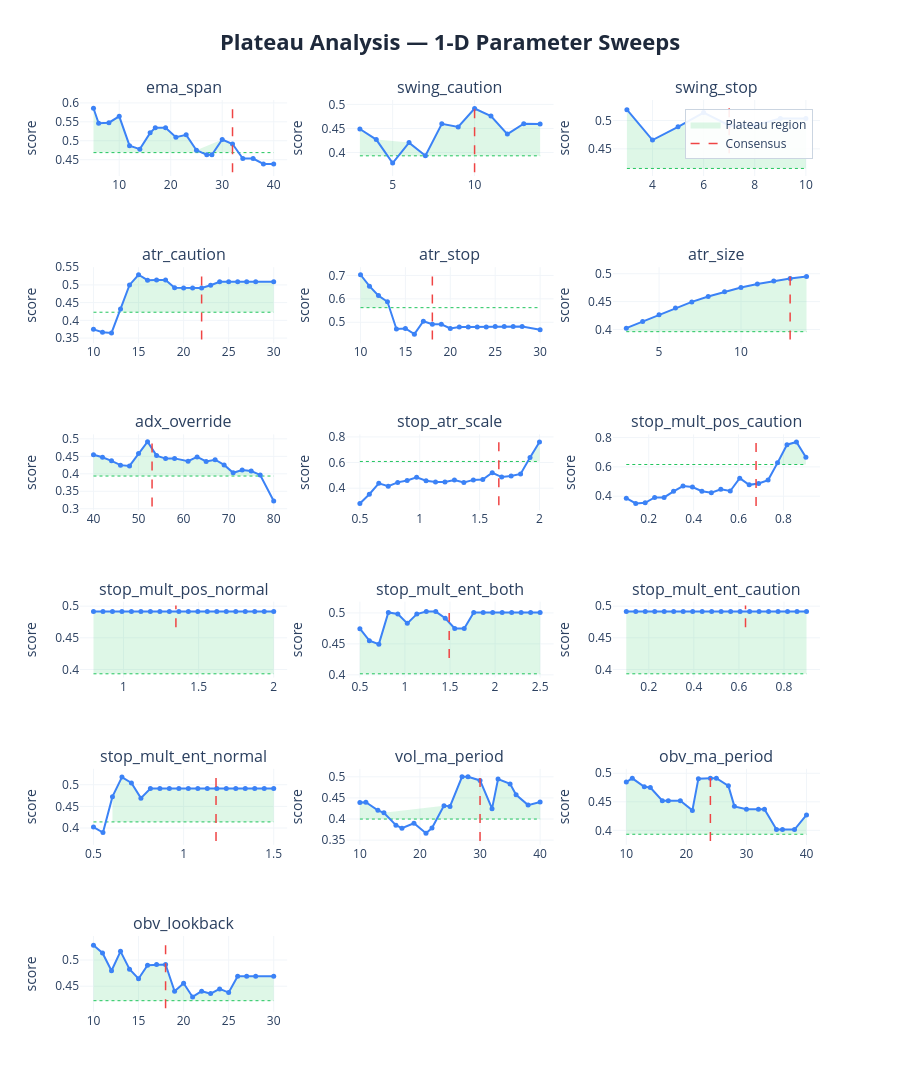

The cell this chart's notebook holds for it:
### Markdown cell above
### 1-D sweep charts:
| Element | Meaning | Good | Bad |
|---------|---------|------|-----|
| **Blue curve** | Composite score at each value of the parameter, with all others held at consensus | Flat-topped curve — performance is insensitive to the exact value | Narrow spike — optimizer latched onto one specific value, everything nearby is worse |
| **Red dashed line** | Where the consensus value sits | On the flat top of the curve | On a steep slope or at the edge of a cliff |
| **Green dashed line** | Cutoff at 80% of peak score — the boundary between plateau and non-plateau | Blue curve stays above this line across most of the range | Blue curve dips below it quickly either side of the peak |
| **Green shading** | Plateau region — all values where the score stays within 20% of the peak | Wide green band spanning most of the range (robust) | Thin sliver or no shading at all (fragile/overfit) |

 If concensus on steep slope: parameter **REGIME SENSITIVE** - do not fix, backtests are disagreeing, want to fix parameters on flat top.

### Code cell
# ── visual sweep curves ───────────────────────────────────────────────────
plot_plateau_analysis(
    sweep_results    = sweep_results,
    consensus_params = results['consensus_params'],
    param_defs       = PARAM_DEFS,
    fixed_params     = FIXED_PARAMS,
    threshold        = 0.20,
    show             = False,
    save_html        = None,
)

### Figure 1 — Plotly figure (JSON) as saved in the notebook; plotly's stock layout.template omitted (floating-point values rounded to 4 significant figures)
{"data": [{"fill": "toself", "fillcolor": "rgba(34, 197, 94, 0.15)", "hoverinfo": "skip", "line": {"color": "rgba(0,0,0,0)"}, "name": "Plateau region", "showlegend": true, "type": "scatter", "x": [5, 6, 8, 10, 12, 14, 16, 17, 19, 21, 23, 25, 30, 32, 32, 30, 25, 23, 21, 19, 17, 16, 14, 12, 10, 8, 6, 5], "xaxis": "x", "y": [0.5859, 0.5462, 0.5478, 0.5645, 0.4871, 0.4779, 0.5209, 0.5342, 0.5342, 0.5093, 0.5157, 0.4749, 0.5034, 0.4914, 0.4687, 0.4687, 0.4687, 0.4687, 0.4687, 0.4687, 0.4687, 0.4687, 0.4687, 0.4687, 0.4687, 0.4687, 0.4687, 0.4687], "yaxis": "y"}, {"hoverinfo": "skip", "line": {"color": "#22c55e", "dash": "dot", "width": 1}, "mode": "lines", "showlegend": false, "type": "scatter", "x": [5, 40], "xaxis": "x", "y": [0.4687, 0.4687], "yaxis": "y"}, {"hovertemplate": "<b>ema_span</b><br>Value: %{x:.4g}<br>Score: %{y:.4f}<br><extra></extra>", "line": {"color": "#3b82f6", "width": 2}, "marker": {"size": 5}, "mode": "lines+markers", "name": "ema_span", "showlegend": false, "type": "scatter", "x": [5, 6, 8, 10, 12, 14, 16, 17, 19, 21, 23, 25, 27, 28, 30, 32, 34, 36, 38, 40], "xaxis": "x", "y": [0.5859, 0.5462, 0.5478, 0.5645, 0.4871, 0.4779, 0.5209, 0.5342, 0.5342, 0.5093, 0.5157, 0.4749, 0.4629, 0.4629, 0.5034, 0.4914, 0.4532, 0.4532, 0.439, 0.439], "yaxis": "y"}, {"hoverinfo": "skip", "line": {"color": "#ef4444", "dash": "dash", "width": 1.5}, "mode": "lines", "name": "Consensus", "showlegend": true, "type": "scatter", "x": [32, 32], "xaxis": "x", "y": [0.417, 0.5976], "yaxis": "y"}, {"fill": "toself", "fillcolor": "rgba(34, 197, 94, 0.15)", "hoverinfo": "skip", "line": {"color": "rgba(0,0,0,0)"}, "name": "Plateau region", "showlegend": false, "type": "scatter", "x": [3, 4, 6, 7, 8, 9, 10, 11, 12, 13, 14, 14, 13, 12, 11, 10, 9, 8, 7, 6, 4, 3], "xaxis": "x2", "y": [0.4489, 0.4269, 0.4205, 0.3934, 0.4597, 0.4533, 0.4914, 0.4758, 0.4382, 0.46, 0.459, 0.3931, 0.3931, 0.3931, 0.3931, 0.3931, 0.3931, 0.3931, 0.3931, 0.3931, 0.3931, 0.3931], "yaxis": "y2"}, {"hoverinfo": "skip", "line": {"color": "#22c55e", "dash": "dot", "width": 1}, "mode": "lines", "showlegend": false, "type": "scatter", "x": [3, 14], "xaxis": "x2", "y": [0.3931, 0.3931], "yaxis": "y2"}, {"hovertemplate": "<b>swing_caution</b><br>Value: %{x:.4g}<br>Score: %{y:.4f}<br><extra></extra>", "line": {"color": "#3b82f6", "width": 2}, "marker": {"size": 5}, "mode": "lines+markers", "name": "swing_caution", "showlegend": false, "type": "scatter", "x": [3, 4, 5, 6, 7, 8, 9, 10, 11, 12, 13, 14], "xaxis": "x2", "y": [0.4489, 0.4269, 0.378, 0.4205, 0.3934, 0.4597, 0.4533, 0.4914, 0.4758, 0.4382, 0.46, 0.459], "yaxis": "y2"}, {"hoverinfo": "skip", "line": {"color": "#ef4444", "dash": "dash", "width": 1.5}, "mode": "lines", "name": "Consensus", "showlegend": false, "type": "scatter", "x": [10, 10], "xaxis": "x2", "y": [0.3591, 0.5012], "yaxis": "y2"}, {"fill": "toself", "fillcolor": "rgba(34, 197, 94, 0.15)", "hoverinfo": "skip", "line": {"color": "rgba(0,0,0,0)"}, "name": "Plateau region", "showlegend": false, "type": "scatter", "x": [3, 4, 5, 6, 7, 8, 9, 10, 10, 9, 8, 7, 6, 5, 4, 3], "xaxis": "x3", "y": [0.5192, 0.4655, 0.489, 0.5141, 0.4914, 0.4914, 0.5039, 0.5039, 0.4154, 0.4154, 0.4154, 0.4154, 0.4154, 0.4154, 0.4154, 0.4154], "yaxis": "y3"}, {"hoverinfo": "skip", "line": {"color": "#22c55e", "dash": "dot", "width": 1}, "mode": "lines", "showlegend": false, "type": "scatter", "x": [3, 10], "xaxis": "x3", "y": [0.4154, 0.4154], "yaxis": "y3"}, {"hovertemplate": "<b>swing_stop</b><br>Value: %{x:.4g}<br>Score: %{y:.4f}<br><extra></extra>", "line": {"color": "#3b82f6", "width": 2}, "marker": {"size": 5}, "mode": "lines+markers", "name": "swing_stop", "showlegend": false, "type": "scatter", "x": [3, 4, 5, 6, 7, 8, 9, 10], "xaxis": "x3", "y": [0.5192, 0.4655, 0.489, 0.5141, 0.4914, 0.4914, 0.5039, 0.5039], "yaxis": "y3"}, {"hoverinfo": "skip", "line": {"color": "#ef4444", "dash": "dash", "width": 1.5}, "mode": "lines", "name": "Consensus", "showlegend": false, "type": "scatter", "x": [7, 7], "xaxis": "x3", "y": [0.4422, 0.5296], "yaxis": "y3"}, {"fill": "toself", "fillcolor": "rgba(34, 197, 94, 0.15)", "hoverinfo": "skip", "line": {"color": "rgba(0,0,0,0)"}, "name": "Plateau region", "showlegend": false, "type": "scatter", "x": [13, 14, 15, 16, 17, 18, 19, 20, 21, 22, 23, 24, 25, 26, 27, 28, 30, 30, 28, 27, 26, 25, 24, 23, 22, 21, 20, 19, 18, 17, 16, 15, 14, 13], "xaxis": "x4", "y": [0.4322, 0.4999, 0.5287, 0.5133, 0.5141, 0.5141, 0.4922, 0.4914, 0.4914, 0.4914, 0.4989, 0.5087, 0.5087, 0.5087, 0.5087, 0.5087, 0.5087, 0.423, 0.423, 0.423, 0.423, 0.423, 0.423, 0.423, 0.423, 0.423, 0.423, 0.423, 0.423, 0.423, 0.423, 0.423, 0.423, 0.423], "yaxis": "y4"}, {"hoverinfo": "skip", "line": {"color": "#22c55e", "dash": "dot", "width": 1}, "mode": "lines", "showlegend": false, "type": "scatter", "x": [10, 30], "xaxis": "x4", "y": [0.423, 0.423], "yaxis": "y4"}, {"hovertemplate": "<b>atr_caution</b><br>Value: %{x:.4g}<br>Score: %{y:.4f}<br><extra></extra>", "line": {"color": "#3b82f6", "width": 2}, "marker": {"size": 5}, "mode": "lines+markers", "name": "atr_caution", "showlegend": false, "type": "scatter", "x": [10, 11, 12, 13, 14, 15, 16, 17, 18, 19, 20, 21, 22, 23, 24, 25, 26, 27, 28, 30], "xaxis": "x4", "y": [0.3746, 0.3663, 0.3645, 0.4322, 0.4999, 0.5287, 0.5133, 0.5141, 0.5141, 0.4922, 0.4914, 0.4914, 0.4914, 0.4989, 0.5087, 0.5087, 0.5087, 0.5087, 0.5087, 0.5087], "yaxis": "y4"}, {"hoverinfo": "skip", "line": {"color": "#ef4444", "dash": "dash", "width": 1.5}, "mode": "lines", "name": "Consensus", "showlegend": false, "type": "scatter", "x": [22, 22], "xaxis": "x4", "y": [0.3463, 0.5393], "yaxis": "y4"}, {"fill": "toself", "fillcolor": "rgba(34, 197, 94, 0.15)", "hoverinfo": "skip", "line": {"color": "rgba(0,0,0,0)"}, "name": "Plateau region", "showlegend": false, "type": "scatter", "x": [10, 11, 12, 13, 13, 12, 11, 10], "xaxis": "x5", "y": [0.7029, 0.6541, 0.6138, 0.5875, 0.5623, 0.5623, 0.5623, 0.5623], "yaxis": "y5"}, {"hoverinfo": "skip", "line": {"color": "#22c55e", "dash": "dot", "width": 1}, "mode": "lines", "showlegend": false, "type": "scatter", "x": [10, 30], "xaxis": "x5", "y": [0.5623, 0.5623], "yaxis": "y5"}, {"hovertemplate": "<b>atr_stop</b><br>Value: %{x:.4g}<br>Score: %{y:.4f}<br><extra></extra>", "line": {"color": "#3b82f6", "width": 2}, "marker": {"size": 5}, "mode": "lines+markers", "name": "atr_stop", "showlegend": false, "type": "scatter", "x": [10, 11, 12, 13, 14, 15, 16, 17, 18, 19, 20, 21, 22, 23, 24, 25, 26, 27, 28, 30], "xaxis": "x5", "y": [0.7029, 0.6541, 0.6138, 0.5875, 0.4715, 0.4738, 0.4493, 0.5042, 0.4914, 0.4914, 0.4738, 0.4798, 0.4798, 0.4798, 0.4798, 0.4819, 0.4819, 0.4819, 0.4815, 0.4679], "yaxis": "y5"}, {"hoverinfo": "skip", "line": {"color": "#ef4444", "dash": "dash", "width": 1.5}, "mode": "lines", "name": "Consensus", "showlegend": false, "type": "scatter", "x": [18, 18], "xaxis": "x5", "y": [0.4268, 0.717], "yaxis": "y5"}, {"fill": "toself", "fillcolor": "rgba(34, 197, 94, 0.15)", "hoverinfo": "skip", "line": {"color": "rgba(0,0,0,0)"}, "name": "Plateau region", "showlegend": false, "type": "scatter", "x": [3, 4, 5, 6, 7, 8, 9, 10, 11, 12, 13, 14, 14, 13, 12, 11, 10, 9, 8, 7, 6, 5, 4, 3], "xaxis": "x6", "y": [0.4023, 0.4142, 0.4266, 0.4385, 0.4495, 0.4593, 0.4679, 0.4753, 0.4817, 0.487, 0.4914, 0.495, 0.396, 0.396, 0.396, 0.396, 0.396, 0.396, 0.396, 0.396, 0.396, 0.396, 0.396, 0.396], "yaxis": "y6"}, {"hoverinfo": "skip", "line": {"color": "#22c55e", "dash": "dot", "width": 1}, "mode": "lines", "showlegend": false, "type": "scatter", "x": [3, 14], "xaxis": "x6", "y": [0.396, 0.396], "yaxis": "y6"}, {"hovertemplate": "<b>atr_size</b><br>Value: %{x:.4g}<br>Score: %{y:.4f}<br><extra></extra>", "line": {"color": "#3b82f6", "width": 2}, "marker": {"size": 5}, "mode": "lines+markers", "name": "atr_size", "showlegend": false, "type": "scatter", "x": [3, 4, 5, 6, 7, 8, 9, 10, 11, 12, 13, 14], "xaxis": "x6", "y": [0.4023, 0.4142, 0.4266, 0.4385, 0.4495, 0.4593, 0.4679, 0.4753, 0.4817, 0.487, 0.4914, 0.495], "yaxis": "y6"}, {"hoverinfo": "skip", "line": {"color": "#ef4444", "dash": "dash", "width": 1.5}, "mode": "lines", "name": "Consensus", "showlegend": false, "type": "scatter", "x": [13, 13], "xaxis": "x6", "y": [0.3822, 0.5049], "yaxis": "y6"}, {"fill": "toself", "fillcolor": "rgba(34, 197, 94, 0.15)", "hoverinfo": "skip", "line": {"color": "rgba(0,0,0,0)"}, "name": "Plateau region", "showlegend": false, "type": "scatter", "x": [40, 42, 44, 46, 48, 50, 52, 54, 56, 58, 61, 63, 65, 67, 69, 71, 73, 75, 77, 77, 75, 73, 71, 69, 67, 65, 63, 61, 58, 56, 54, 52, 50, 48, 46, 44, 42, 40], "xaxis": "x7", "y": [0.4545, 0.4473, 0.4372, 0.4248, 0.4225, 0.4578, 0.492, 0.4521, 0.4435, 0.4441, 0.436, 0.4484, 0.4354, 0.4402, 0.4254, 0.403, 0.4108, 0.408, 0.3968, 0.3936, 0.3936, 0.3936, 0.3936, 0.3936, 0.3936, 0.3936, 0.3936, 0.3936, 0.3936, 0.3936, 0.3936, 0.3936, 0.3936, 0.3936, 0.3936, 0.3936, 0.3936, 0.3936], "yaxis": "y7"}, {"hoverinfo": "skip", "line": {"color": "#22c55e", "dash": "dot", "width": 1}, "mode": "lines", "showlegend": false, "type": "scatter", "x": [40, 80], "xaxis": "x7", "y": [0.3936, 0.3936], "yaxis": "y7"}, {"hovertemplate": "<b>adx_override</b><br>Value: %{x:.4g}<br>Score: %{y:.4f}<br><extra></extra>", "line": {"color": "#3b82f6", "width": 2}, "marker": {"size": 5}, "mode": "lines+markers", "name": "adx_override", "showlegend": false, "type": "scatter", "x": [40, 42, 44, 46, 48, 50, 52, 54, 56, 58, 61, 63, 65, 67, 69, 71, 73, 75, 77, 80], "xaxis": "x7", "y": [0.4545, 0.4473, 0.4372, 0.4248, 0.4225, 0.4578, 0.492, 0.4521, 0.4435, 0.4441, 0.436, 0.4484, 0.4354, 0.4402, 0.4254, 0.403, 0.4108, 0.408, 0.3968, 0.3223], "yaxis": "y7"}, {"hoverinfo": "skip", "line": {"color": "#ef4444", "dash": "dash", "width": 1.5}, "mode": "lines", "name": "Consensus", "showlegend": false, "type": "scatter", "x": [53, 53], "xaxis": "x7", "y": [0.3062, 0.5019], "yaxis": "y7"}, {"fill": "toself", "fillcolor": "rgba(34, 197, 94, 0.15)", "hoverinfo": "skip", "line": {"color": "rgba(0,0,0,0)"}, "name": "Plateau region", "showlegend": false, "type": "scatter", "x": [1.921, 2.0, 2.0, 1.921], "xaxis": "x8", "y": [0.6392, 0.7608, 0.6087, 0.6087], "yaxis": "y8"}, {"hoverinfo": "skip", "line": {"color": "#22c55e", "dash": "dot", "width": 1}, "mode": "lines", "showlegend": false, "type": "scatter", "x": [0.5, 2], "xaxis": "x8", "y": [0.6087, 0.6087], "yaxis": "y8"}, {"hovertemplate": "<b>stop_atr_scale</b><br>Value: %{x:.4g}<br>Score: %{y:.4f}<br><extra></extra>", "line": {"color": "#3b82f6", "width": 2}, "marker": {"size": 5}, "mode": "lines+markers", "name": "stop_atr_scale", "showlegend": false, "type": "scatter", "x": [0.5, 0.5789, 0.6579, 0.7368, 0.8158, 0.8947, 0.9737, 1.053, 1.132, 1.211, 1.289, 1.368, 1.447, 1.526, 1.605, 1.684, 1.763, 1.842, 1.921, 2.0], "xaxis": "x8", "y": [0.2809, 0.3529, 0.438, 0.416, 0.4454, 0.4604, 0.4849, 0.4589, 0.4486, 0.4489, 0.464, 0.4445, 0.4647, 0.4681, 0.5207, 0.4869, 0.4952, 0.5112, 0.6392, 0.7608], "yaxis": "y8"}, {"hoverinfo": "skip", "line": {"color": "#ef4444", "dash": "dash", "width": 1.5}, "mode": "lines", "name": "Consensus", "showlegend": false, "type": "scatter", "x": [1.66, 1.66], "xaxis": "x8", "y": [0.2669, 0.776], "yaxis": "y8"}, {"fill": "toself", "fillcolor": "rgba(34, 197, 94, 0.15)", "hoverinfo": "skip", "line": {"color": "rgba(0,0,0,0)"}, "name": "Plateau region", "showlegend": false, "type": "scatter", "x": [0.7737, 0.8158, 0.8579, 0.9, 0.9, 0.8579, 0.8158, 0.7737], "xaxis": "x9", "y": [0.6274, 0.7516, 0.7702, 0.6661, 0.6161, 0.6161, 0.6161, 0.6161], "yaxis": "y9"}, {"hoverinfo": "skip", "line": {"color": "#22c55e", "dash": "dot", "width": 1}, "mode": "lines", "showlegend": false, "type": "scatter", "x": [0.1, 0.9], "xaxis": "x9", "y": [0.6161, 0.6161], "yaxis": "y9"}, {"hovertemplate": "<b>stop_mult_pos_caution</b><br>Value: %{x:.4g}<br>Score: %{y:.4f}<br><extra></extra>", "line": {"color": "#3b82f6", "width": 2}, "marker": {"size": 5}, "mode": "lines+markers", "name": "stop_mult_pos_caution", "showlegend": false, "type": "scatter", "x": [0.1, 0.1421, 0.1842, 0.2263, 0.2684, 0.3105, 0.3526, 0.3947, 0.4368, 0.4789, 0.5211, 0.5632, 0.6053, 0.6474, 0.6895, 0.7316, 0.7737, 0.8158, 0.8579, 0.9], "xaxis": "x9", "y": [0.386, 0.3502, 0.355, 0.3913, 0.3913, 0.4334, 0.4692, 0.4627, 0.4341, 0.4234, 0.4475, 0.4355, 0.5227, 0.4773, 0.4869, 0.5097, 0.6274, 0.7516, 0.7702, 0.6661], "yaxis": "y9"}, {"hoverinfo": "skip", "line": {"color": "#ef4444", "dash": "dash", "width": 1.5}, "mode": "lines", "name": "Consensus", "showlegend": false, "type": "scatter", "x": [0.6781, 0.6781], "xaxis": "x9", "y": [0.3327, 0.7856], "yaxis": "y9"}, {"fill": "toself", "fillcolor": "rgba(34, 197, 94, 0.15)", "hoverinfo": "skip", "line": {"color": "rgba(0,0,0,0)"}, "name": "Plateau region", "showlegend": false, "type": "scatter", "x": [0.8, 0.8632, 0.9263, 0.9895, 1.053, 1.116, 1.179, 1.242, 1.305, 1.368, 1.432, 1.495, 1.558, 1.621, 1.684, 1.747, 1.811, 1.874, 1.937, 2.0, 2.0, 1.937, 1.874, 1.811, 1.747, 1.684, 1.621, 1.558, 1.495, 1.432, 1.368, 1.305, 1.242, 1.179, 1.116, 1.053, 0.9895, 0.9263, 0.8632, 0.8], "xaxis": "x10", "y": [0.4914, 0.4914, 0.4914, 0.4914, 0.4914, 0.4914, 0.4914, 0.4914, 0.4914, 0.4914, 0.4914, 0.4914, 0.4914, 0.4914, 0.4914, 0.4914, 0.4914, 0.4914, 0.4914, 0.4914, 0.3931, 0.3931, 0.3931, 0.3931, 0.3931, 0.3931, 0.3931, 0.3931, 0.3931, 0.3931, 0.3931, 0.3931, 0.3931, 0.3931, 0.3931, 0.3931, 0.3931, 0.3931, 0.3931, 0.3931], "yaxis": "y10"}, {"hoverinfo": "skip", "line": {"color": "#22c55e", "dash": "dot", "width": 1}, "mode": "lines", "showlegend": false, "type": "scatter", "x": [0.8, 2], "xaxis": "x10", "y": [0.3931, 0.3931], "yaxis": "y10"}, {"hovertemplate": "<b>stop_mult_pos_normal</b><br>Value: %{x:.4g}<br>Score: %{y:.4f}<br><extra></extra>", "line": {"color": "#3b82f6", "width": 2}, "marker": {"size": 5}, "mode": "lines+markers", "name": "stop_mult_pos_normal", "showlegend": false, "type": "scatter", "x": [0.8, 0.8632, 0.9263, 0.9895, 1.053, 1.116, 1.179, 1.242, 1.305, 1.368, 1.432, 1.495, 1.558, 1.621, 1.684, 1.747, 1.811, 1.874, 1.937, 2.0], "xaxis": "x10", "y": [0.4914, 0.4914, 0.4914, 0.4914, 0.4914, 0.4914, 0.4914, 0.4914, 0.4914, 0.4914, 0.4914, 0.4914, 0.4914, 0.4914, 0.4914, 0.4914, 0.4914, 0.4914, 0.4914, 0.4914], "yaxis": "y10"}, {"hoverinfo": "skip", "line": {"color": "#ef4444", "dash": "dash", "width": 1.5}, "mode": "lines", "name": "Consensus", "showlegend": false, "type": "scatter", "x": [1.349, 1.349], "xaxis": "x10", "y": [0.4668, 0.5012], "yaxis": "y10"}, {"fill": "toself", "fillcolor": "rgba(34, 197, 94, 0.15)", "hoverinfo": "skip", "line": {"color": "rgba(0,0,0,0)"}, "name": "Plateau region", "showlegend": false, "type": "scatter", "x": [0.5, 0.6053, 0.7105, 0.8158, 0.9211, 1.026, 1.132, 1.237, 1.342, 1.447, 1.553, 1.658, 1.763, 1.868, 1.974, 2.079, 2.184, 2.289, 2.395, 2.5, 2.5, 2.395, 2.289, 2.184, 2.079, 1.974, 1.868, 1.763, 1.658, 1.553, 1.447, 1.342, 1.237, 1.132, 1.026, 0.9211, 0.8158, 0.7105, 0.6053, 0.5], "xaxis": "x11", "y": [0.4745, 0.4553, 0.4496, 0.5007, 0.4983, 0.4831, 0.4981, 0.5021, 0.5021, 0.4914, 0.4749, 0.4749, 0.5007, 0.5007, 0.5007, 0.5007, 0.5007, 0.5007, 0.5007, 0.5007, 0.4017, 0.4017, 0.4017, 0.4017, 0.4017, 0.4017, 0.4017, 0.4017, 0.4017, 0.4017, 0.4017, 0.4017, 0.4017, 0.4017, 0.4017, 0.4017, 0.4017, 0.4017, 0.4017, 0.4017], "yaxis": "y11"}, {"hoverinfo": "skip", "line": {"color": "#22c55e", "dash": "dot", "width": 1}, "mode": "lines", "showlegend": false, "type": "scatter", "x": [0.5, 2.5], "xaxis": "x11", "y": [0.4017, 0.4017], "yaxis": "y11"}, {"hovertemplate": "<b>stop_mult_ent_both</b><br>Value: %{x:.4g}<br>Score: %{y:.4f}<br><extra></extra>", "line": {"color": "#3b82f6", "width": 2}, "marker": {"size": 5}, "mode": "lines+markers", "name": "stop_mult_ent_both", "showlegend": false, "type": "scatter", "x": [0.5, 0.6053, 0.7105, 0.8158, 0.9211, 1.026, 1.132, 1.237, 1.342, 1.447, 1.553, 1.658, 1.763, 1.868, 1.974, 2.079, 2.184, 2.289, 2.395, 2.5], "xaxis": "x11", "y": [0.4745, 0.4553, 0.4496, 0.5007, 0.4983, 0.4831, 0.4981, 0.5021, 0.5021, 0.4914, 0.4749, 0.4749, 0.5007, 0.5007, 0.5007, 0.5007, 0.5007, 0.5007, 0.5007, 0.5007], "yaxis": "y11"}, {"hoverinfo": "skip", "line": {"color": "#ef4444", "dash": "dash", "width": 1.5}, "mode": "lines", "name": "Consensus", "showlegend": false, "type": "scatter", "x": [1.491, 1.491], "xaxis": "x11", "y": [0.4271, 0.5122], "yaxis": "y11"}, {"fill": "toself", "fillcolor": "rgba(34, 197, 94, 0.15)", "hoverinfo": "skip", "line": {"color": "rgba(0,0,0,0)"}, "name": "Plateau region", "showlegend": false, "type": "scatter", "x": [0.1, 0.1421, 0.1842, 0.2263, 0.2684, 0.3105, 0.3526, 0.3947, 0.4368, 0.4789, 0.5211, 0.5632, 0.6053, 0.6474, 0.6895, 0.7316, 0.7737, 0.8158, 0.8579, 0.9, 0.9, 0.8579, 0.8158, 0.7737, 0.7316, 0.6895, 0.6474, 0.6053, 0.5632, 0.5211, 0.4789, 0.4368, 0.3947, 0.3526, 0.3105, 0.2684, 0.2263, 0.1842, 0.1421, 0.1], "xaxis": "x12", "y": [0.4914, 0.4914, 0.4914, 0.4914, 0.4914, 0.4914, 0.4914, 0.4914, 0.4914, 0.4914, 0.4914, 0.4914, 0.4914, 0.4914, 0.4914, 0.4914, 0.4914, 0.4914, 0.4914, 0.4914, 0.3931, 0.3931, 0.3931, 0.3931, 0.3931, 0.3931, 0.3931, 0.3931, 0.3931, 0.3931, 0.3931, 0.3931, 0.3931, 0.3931, 0.3931, 0.3931, 0.3931, 0.3931, 0.3931, 0.3931], "yaxis": "y12"}, {"hoverinfo": "skip", "line": {"color": "#22c55e", "dash": "dot", "width": 1}, "mode": "lines", "showlegend": false, "type": "scatter", "x": [0.1, 0.9], "xaxis": "x12", "y": [0.3931, 0.3931], "yaxis": "y12"}, {"hovertemplate": "<b>stop_mult_ent_caution</b><br>Value: %{x:.4g}<br>Score: %{y:.4f}<br><extra></extra>", "line": {"color": "#3b82f6", "width": 2}, "marker": {"size": 5}, "mode": "lines+markers", "name": "stop_mult_ent_caution", "showlegend": false, "type": "scatter", "x": [0.1, 0.1421, 0.1842, 0.2263, 0.2684, 0.3105, 0.3526, 0.3947, 0.4368, 0.4789, 0.5211, 0.5632, 0.6053, 0.6474, 0.6895, 0.7316, 0.7737, 0.8158, 0.8579, 0.9], "xaxis": "x12", "y": [0.4914, 0.4914, 0.4914, 0.4914, 0.4914, 0.4914, 0.4914, 0.4914, 0.4914, 0.4914, 0.4914, 0.4914, 0.4914, 0.4914, 0.4914, 0.4914, 0.4914, 0.4914, 0.4914, 0.4914], "yaxis": "y12"}, {"hoverinfo": "skip", "line": {"color": "#ef4444", "dash": "dash", "width": 1.5}, "mode": "lines", "name": "Consensus", "showlegend": false, "type": "scatter", "x": [0.6292, 0.6292], "xaxis": "x12", "y": [0.4668, 0.5012], "yaxis": "y12"}, {"fill": "toself", "fillcolor": "rgba(34, 197, 94, 0.15)", "hoverinfo": "skip", "line": {"color": "rgba(0,0,0,0)"}, "name": "Plateau region", "showlegend": false, "type": "scatter", "x": [0.6053, 0.6579, 0.7105, 0.7632, 0.8158, 0.8684, 0.9211, 0.9737, 1.026, 1.079, 1.132, 1.184, 1.237, 1.289, 1.342, 1.395, 1.447, 1.5, 1.5, 1.447, 1.395, 1.342, 1.289, 1.237, 1.184, 1.132, 1.079, 1.026, 0.9737, 0.9211, 0.8684, 0.8158, 0.7632, 0.7105, 0.6579, 0.6053], "xaxis": "x13", "y": [0.4724, 0.5177, 0.504, 0.4691, 0.4914, 0.4914, 0.4914, 0.4914, 0.4914, 0.4914, 0.4914, 0.4914, 0.4914, 0.4914, 0.4914, 0.4914, 0.4914, 0.4914, 0.4141, 0.4141, 0.4141, 0.4141, 0.4141, 0.4141, 0.4141, 0.4141, 0.4141, 0.4141, 0.4141, 0.4141, 0.4141, 0.4141, 0.4141, 0.4141, 0.4141, 0.4141], "yaxis": "y13"}, {"hoverinfo": "skip", "line": {"color": "#22c55e", "dash": "dot", "width": 1}, "mode": "lines", "showlegend": false, "type": "scatter", "x": [0.5, 1.5], "xaxis": "x13", "y": [0.4141, 0.4141], "yaxis": "y13"}, {"hovertemplate": "<b>stop_mult_ent_normal</b><br>Value: %{x:.4g}<br>Score: %{y:.4f}<br><extra></extra>", "line": {"color": "#3b82f6", "width": 2}, "marker": {"size": 5}, "mode": "lines+markers", "name": "stop_mult_ent_normal", "showlegend": false, "type": "scatter", "x": [0.5, 0.5526, 0.6053, 0.6579, 0.7105, 0.7632, 0.8158, 0.8684, 0.9211, 0.9737, 1.026, 1.079, 1.132, 1.184, 1.237, 1.289, 1.342, 1.395, 1.447, 1.5], "xaxis": "x13", "y": [0.4022, 0.3895, 0.4724, 0.5177, 0.504, 0.4691, 0.4914, 0.4914, 0.4914, 0.4914, 0.4914, 0.4914, 0.4914, 0.4914, 0.4914, 0.4914, 0.4914, 0.4914, 0.4914, 0.4914], "yaxis": "y13"}, {"hoverinfo": "skip", "line": {"color": "#ef4444", "dash": "dash", "width": 1.5}, "mode": "lines", "name": "Consensus", "showlegend": false, "type": "scatter", "x": [1.18, 1.18], "xaxis": "x13", "y": [0.3701, 0.528], "yaxis": "y13"}, {"fill": "toself", "fillcolor": "rgba(34, 197, 94, 0.15)", "hoverinfo": "skip", "line": {"color": "rgba(0,0,0,0)"}, "name": "Plateau region", "showlegend": false, "type": "scatter", "x": [10, 11, 13, 14, 24, 25, 27, 28, 30, 32, 33, 35, 36, 38, 40, 40, 38, 36, 35, 33, 32, 30, 28, 27, 25, 24, 14, 13, 11, 10], "xaxis": "x14", "y": [0.4391, 0.4397, 0.4206, 0.4149, 0.4317, 0.4298, 0.5, 0.5, 0.4914, 0.4246, 0.4946, 0.4832, 0.4574, 0.433, 0.4402, 0.4, 0.4, 0.4, 0.4, 0.4, 0.4, 0.4, 0.4, 0.4, 0.4, 0.4, 0.4, 0.4, 0.4, 0.4], "yaxis": "y14"}, {"hoverinfo": "skip", "line": {"color": "#22c55e", "dash": "dot", "width": 1}, "mode": "lines", "showlegend": false, "type": "scatter", "x": [10, 40], "xaxis": "x14", "y": [0.4, 0.4], "yaxis": "y14"}, {"hovertemplate": "<b>vol_ma_period</b><br>Value: %{x:.4g}<br>Score: %{y:.4f}<br><extra></extra>", "line": {"color": "#3b82f6", "width": 2}, "marker": {"size": 5}, "mode": "lines+markers", "name": "vol_ma_period", "showlegend": false, "type": "scatter", "x": [10, 11, 13, 14, 16, 17, 19, 21, 22, 24, 25, 27, 28, 30, 32, 33, 35, 36, 38, 40], "xaxis": "x14", "y": [0.4391, 0.4397, 0.4206, 0.4149, 0.3854, 0.3784, 0.3901, 0.3663, 0.3785, 0.4317, 0.4298, 0.5, 0.5, 0.4914, 0.4246, 0.4946, 0.4832, 0.4574, 0.433, 0.4402], "yaxis": "y14"}, {"hoverinfo": "skip", "line": {"color": "#ef4444", "dash": "dash", "width": 1.5}, "mode": "lines", "name": "Consensus", "showlegend": false, "type": "scatter", "x": [30, 30], "xaxis": "x14", "y": [0.348, 0.5099], "yaxis": "y14"}, {"fill": "toself", "fillcolor": "rgba(34, 197, 94, 0.15)", "hoverinfo": "skip", "line": {"color": "rgba(0,0,0,0)"}, "name": "Plateau region", "showlegend": false, "type": "scatter", "x": [10, 11, 13, 14, 16, 17, 19, 21, 22, 24, 25, 27, 28, 30, 32, 33, 35, 36, 38, 40, 40, 38, 36, 35, 33, 32, 30, 28, 27, 25, 24, 22, 21, 19, 17, 16, 14, 13, 11, 10], "xaxis": "x15", "y": [0.4848, 0.4912, 0.4764, 0.475, 0.4518, 0.4518, 0.4518, 0.4349, 0.4906, 0.4914, 0.4914, 0.478, 0.442, 0.437, 0.437, 0.437, 0.4013, 0.4013, 0.4013, 0.4269, 0.3931, 0.3931, 0.3931, 0.3931, 0.3931, 0.3931, 0.3931, 0.3931, 0.3931, 0.3931, 0.3931, 0.3931, 0.3931, 0.3931, 0.3931, 0.3931, 0.3931, 0.3931, 0.3931, 0.3931], "yaxis": "y15"}, {"hoverinfo": "skip", "line": {"color": "#22c55e", "dash": "dot", "width": 1}, "mode": "lines", "showlegend": false, "type": "scatter", "x": [10, 40], "xaxis": "x15", "y": [0.3931, 0.3931], "yaxis": "y15"}, {"hovertemplate": "<b>obv_ma_period</b><br>Value: %{x:.4g}<br>Score: %{y:.4f}<br><extra></extra>", "line": {"color": "#3b82f6", "width": 2}, "marker": {"size": 5}, "mode": "lines+markers", "name": "obv_ma_period", "showlegend": false, "type": "scatter", "x": [10, 11, 13, 14, 16, 17, 19, 21, 22, 24, 25, 27, 28, 30, 32, 33, 35, 36, 38, 40], "xaxis": "x15", "y": [0.4848, 0.4912, 0.4764, 0.475, 0.4518, 0.4518, 0.4518, 0.4349, 0.4906, 0.4914, 0.4914, 0.478, 0.442, 0.437, 0.437, 0.437, 0.4013, 0.4013, 0.4013, 0.4269], "yaxis": "y15"}, {"hoverinfo": "skip", "line": {"color": "#ef4444", "dash": "dash", "width": 1.5}, "mode": "lines", "name": "Consensus", "showlegend": false, "type": "scatter", "x": [24, 24], "xaxis": "x15", "y": [0.3813, 0.5012], "yaxis": "y15"}, {"fill": "toself", "fillcolor": "rgba(34, 197, 94, 0.15)", "hoverinfo": "skip", "line": {"color": "rgba(0,0,0,0)"}, "name": "Plateau region", "showlegend": false, "type": "scatter", "x": [10, 11, 12, 13, 14, 15, 16, 17, 18, 19, 20, 21, 22, 23, 24, 25, 26, 27, 28, 30, 30, 28, 27, 26, 25, 24, 23, 22, 21, 20, 19, 18, 17, 16, 15, 14, 13, 12, 11, 10], "xaxis": "x16", "y": [0.528, 0.5134, 0.4796, 0.5165, 0.4825, 0.4644, 0.4901, 0.4914, 0.4914, 0.4403, 0.4556, 0.4295, 0.4405, 0.4359, 0.4449, 0.4378, 0.4691, 0.4691, 0.4691, 0.4691, 0.4224, 0.4224, 0.4224, 0.4224, 0.4224, 0.4224, 0.4224, 0.4224, 0.4224, 0.4224, 0.4224, 0.4224, 0.4224, 0.4224, 0.4224, 0.4224, 0.4224, 0.4224, 0.4224, 0.4224], "yaxis": "y16"}, {"hoverinfo": "skip", "line": {"color": "#22c55e", "dash": "dot", "width": 1}, "mode": "lines", "showlegend": false, "type": "scatter", "x": [10, 30], "xaxis": "x16", "y": [0.4224, 0.4224], "yaxis": "y16"}, {"hovertemplate": "<b>obv_lookback</b><br>Value: %{x:.4g}<br>Score: %{y:.4f}<br><extra></extra>", "line": {"color": "#3b82f6", "width": 2}, "marker": {"size": 5}, "mode": "lines+markers", "name": "obv_lookback", "showlegend": false, "type": "scatter", "x": [10, 11, 12, 13, 14, 15, 16, 17, 18, 19, 20, 21, 22, 23, 24, 25, 26, 27, 28, 30], "xaxis": "x16", "y": [0.528, 0.5134, 0.4796, 0.5165, 0.4825, 0.4644, 0.4901, 0.4914, 0.4914, 0.4403, 0.4556, 0.4295, 0.4405, 0.4359, 0.4449, 0.4378, 0.4691, 0.4691, 0.4691, 0.4691], "yaxis": "y16"}, {"hoverinfo": "skip", "line": {"color": "#ef4444", "dash": "dash", "width": 1.5}, "mode": "lines", "name": "Consensus", "showlegend": false, "type": "scatter", "x": [18, 18], "xaxis": "x16", "y": [0.4081, 0.5386], "yaxis": "y16"}], "layout": {"annotations": [{"font": {"size": 16}, "showarrow": false, "text": "ema_span", "x": 0.14, "xanchor": "center", "xref": "paper", "y": 1, "yanchor": "bottom", "yref": "paper"}, {"font": {"size": 16}, "showarrow": false, "text": "swing_caution", "x": 0.5, "xanchor": "center", "xref": "paper", "y": 1, "yanchor": "bottom", "yref": "paper"}, {"font": {"size": 16}, "showarrow": false, "text": "swing_stop", "x": 0.86, "xanchor": "center", "xref": "paper", "y": 1, "yanchor": "bottom", "yref": "paper"}, {"font": {"size": 16}, "showarrow": false, "text": "atr_caution", "x": 0.14, "xanchor": "center", "xref": "paper", "y": 0.8167, "yanchor": "bottom", "yref": "paper"}, {"font": {"size": 16}, "showarrow": false, "text": "atr_stop", "x": 0.5, "xanchor": "center", "xref": "paper", "y": 0.8167, "yanchor": "bottom", "yref": "paper"}, {"font": {"size": 16}, "showarrow": false, "text": "atr_size", "x": 0.86, "xanchor": "center", "xref": "paper", "y": 0.8167, "yanchor": "bottom", "yref": "paper"}, {"font": {"size": 16}, "showarrow": false, "text": "adx_override", "x": 0.14, "xanchor": "center", "xref": "paper", "y": 0.6333, "yanchor": "bottom", "yref": "paper"}, {"font": {"size": 16}, "showarrow": false, "text": "stop_atr_scale", "x": 0.5, "xanchor": "center", "xref": "paper", "y": 0.6333, "yanchor": "bottom", "yref": "paper"}, {"font": {"size": 16}, "showarrow": false, "text": "stop_mult_pos_caution", "x": 0.86, "xanchor": "center", "xref": "paper", "y": 0.6333, "yanchor": "bottom", "yref": "paper"}, {"font": {"size": 16}, "showarrow": false, "text": "stop_mult_pos_normal", "x": 0.14, "xanchor": "center", "xref": "paper", "y": 0.45, "yanchor": "bottom", "yref": "paper"}, {"font": {"size": 16}, "showarrow": false, "text": "stop_mult_ent_both", "x": 0.5, "xanchor": "center", "xref": "paper", "y": 0.45, "yanchor": "bottom", "yref": "paper"}, {"font": {"size": 16}, "showarrow": false, "text": "stop_mult_ent_caution", "x": 0.86, "xanchor": "center", "xref": "paper", "y": 0.45, "yanchor": "bottom", "yref": "paper"}, {"font": {"size": 16}, "showarrow": false, "text": "stop_mult_ent_normal", "x": 0.14, "xanchor": "center", "xref": "paper", "y": 0.2667, "yanchor": "bottom", "yref": "paper"}, {"font": {"size": 16}, "showarrow": false, "text": "vol_ma_period", "x": 0.5, "xanchor": "center", "xref": "paper", "y": 0.2667, "yanchor": "bottom", "yref": "paper"}, {"font": {"size": 16}, "showarrow": false, "text": "obv_ma_period", "x": 0.86, "xanchor": "center", "xref": "paper", "y": 0.2667, "yanchor": "bottom", "yref": "paper"}, {"font": {"size": 16}, "showarrow": false, "text": "obv_lookback", "x": 0.14, "xanchor": "center", "xref": "paper", "y": 0.08333, "yanchor": "bottom", "yref": "paper"}], "height": 1800, "legend": {"bgcolor": "rgba(255, 255, 255, 0.9)", "bordercolor": "#cbd5e1", "borderwidth": 1, "x": 0.99, "xanchor": "right", "y": 0.99, "yanchor": "top"}, "title": {"font": {"color": "#1E293B", "size": 22}, "text": "<b>Plateau Analysis — 1-D Parameter Sweeps</b>", "x": 0.5, "xanchor": "center"}, "xaxis": {"anchor": "y", "domain": [0, 0.28], "gridcolor": "#f1f5f9", "gridwidth": 1, "showgrid": true}, "xaxis10": {"anchor": "y10", "domain": [0, 0.28], "gridcolor": "#f1f5f9", "gridwidth": 1, "showgrid": true}, "xaxis11": {"anchor": "y11", "domain": [0.36, 0.64], "gridcolor": "#f1f5f9", "gridwidth": 1, "showgrid": true}, "xaxis12": {"anchor": "y12", "domain": [0.72, 1], "gridcolor": "#f1f5f9", "gridwidth": 1, "showgrid": true}, "xaxis13": {"anchor": "y13", "domain": [0, 0.28], "gridcolor": "#f1f5f9", "gridwidth": 1, "showgrid": true}, "xaxis14": {"anchor": "y14", "domain": [0.36, 0.64], "gridcolor": "#f1f5f9", "gridwidth": 1, "showgrid": true}, "xaxis15": {"anchor": "y15", "domain": [0.72, 1], "gridcolor": "#f1f5f9", "gridwidth": 1, "showgrid": true}, "xaxis16": {"anchor": "y16", "domain": [0, 0.28], "gridcolor": "#f1f5f9", "gridwidth": 1, "showgrid": true}, "xaxis17": {"anchor": "y17", "domain": [0.36, 0.64], "gridcolor": "#f1f5f9", "gridwidth": 1, "showgrid": true}, "xaxis18": {"anchor": "y18", "domain": [0.72, 1], "gridcolor": "#f1f5f9", "gridwidth": 1, "showgrid": true}, "xaxis2": {"anchor": "y2", "domain": [0.36, 0.64], "gridcolor": "#f1f5f9", "gridwidth": 1, "showgrid": true}, "xaxis3": {"anchor": "y3", "domain": [0.72, 1], "gridcolor": "#f1f5f9", "gridwidth": 1, "showgrid": true}, "xaxis4": {"anchor": "y4", "domain": [0, 0.28], "gridcolor": "#f1f5f9", "gridwidth": 1, "showgrid": true}, "xaxis5": {"anchor": "y5", "domain": [0.36, 0.64], "gridcolor": "#f1f5f9", "gridwidth": 1, "showgrid": true}, "xaxis6": {"anchor": "y6", "domain": [0.72, 1], "gridcolor": "#f1f5f9", "gridwidth": 1, "showgrid": true}, "xaxis7": {"anchor": "y7", "domain": [0, 0.28], "gridcolor": "#f1f5f9", "gridwidth": 1, "showgrid": true}, "xaxis8": {"anchor": "y8", "domain": [0.36, 0.64], "gridcolor": "#f1f5f9", "gridwidth": 1, "showgrid": true}, "xaxis9": {"anchor": "y9", "domain": [0.72, 1], "gridcolor": "#f1f5f9", "gridwidth": 1, "showgrid": true}, "yaxis": {"anchor": "x", "domain": [0.9167, 1], "gridcolor": "#f1f5f9", "gridwidth": 1, "showgrid": true, "title": {"text": "score"}}, "yaxis10": {"anchor": "x10", "domain": [0.3667, 0.45], "gridcolor": "#f1f5f9", "gridwidth": 1, "showgrid": true, "title": {"text": "score"}}, "yaxis11": {"anchor": "x11", "domain": [0.3667, 0.45], "gridcolor": "#f1f5f9", "gridwidth": 1, "showgrid": true, "title": {"text": "score"}}, "yaxis12": {"anchor": "x12", "domain": [0.3667, 0.45], "gridcolor": "#f1f5f9", "gridwidth": 1, "showgrid": true, "title": {"text": "score"}}, "yaxis13": {"anchor": "x13", "domain": [0.1833, 0.2667], "gridcolor": "#f1f5f9", "gridwidth": 1, "showgrid": true, "title": {"text": "score"}}, "yaxis14": {"anchor": "x14", "domain": [0.1833, 0.2667], "gridcolor": "#f1f5f9", "gridwidth": 1, "showgrid": true, "title": {"text": "score"}}, "yaxis15": {"anchor": "x15", "domain": [0.1833, 0.2667], "gridcolor": "#f1f5f9", "gridwidth": 1, "showgrid": true, "title": {"text": "score"}}, "yaxis16": {"anchor": "x16", "domain": [0, 0.08333], "gridcolor": "#f1f5f9", "gridwidth": 1, "showgrid": true, "title": {"text": "score"}}, "yaxis17": {"anchor": "x17", "domain": [0, 0.08333], "gridcolor": "#f1f5f9", "gridwidth": 1, "showgrid": true, "title": {"text": "score"}}, "yaxis18": {"anchor": "x18", "domain": [0, 0.08333], "gridcolor": "#f1f5f9", "gridwidth": 1, "showgrid": true, "title": {"text": "score"}}, "yaxis2": {"anchor": "x2", "domain": [0.9167, 1], "gridcolor": "#f1f5f9", "gridwidth": 1, "showgrid": true, "title": {"text": "score"}}, "yaxis3": {"anchor": "x3", "domain": [0.9167, 1], "gridcolor": "#f1f5f9", "gridwidth": 1, "showgrid": true, "title": {"text": "score"}}, "yaxis4": {"anchor": "x4", "domain": [0.7333, 0.8167], "gridcolor": "#f1f5f9", "gridwidth": 1, "showgrid": true, "title": {"text": "score"}}, "yaxis5": {"anchor": "x5", "domain": [0.7333, 0.8167], "gridcolor": "#f1f5f9", "gridwidth": 1, "showgrid": true, "title": {"text": "score"}}, "yaxis6": {"anchor": "x6", "domain": [0.7333, 0.8167], "gridcolor": "#f1f5f9", "gridwidth": 1, "showgrid": true, "title": {"text": "score"}}, "yaxis7": {"anchor": "x7", "domain": [0.55, 0.6333], "gridcolor": "#f1f5f9", "gridwidth": 1, "showgrid": true, "title": {"text": "score"}}, "yaxis8": {"anchor": "x8", "domain": [0.55, 0.6333], "gridcolor": "#f1f5f9", "gridwidth": 1, "showgrid": true, "title": {"text": "score"}}, "yaxis9": {"anchor": "x9", "domain": [0.55, 0.6333], "gridcolor": "#f1f5f9", "gridwidth": 1, "showgrid": true, "title": {"text": "score"}}}}
